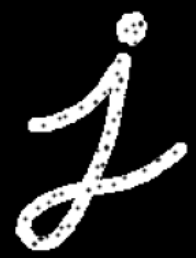
#> input picture image-processing/image.png, 196 x 258 px, found by its file name
$ python closing.py
#> lines starting #> are read from the running program, lines starting #| are printed output that depends on the picture
import cv2 as cv
import matplotlib.pyplot as plt

img = cv.imread('image.png', cv.IMREAD_GRAYSCALE)
#> img is the input picture: shape (258, 196); min 0, max 255, mean 39.3
plt.subplot(1, 2, 1),plt.imshow(img, cmap='gray')
plt.xticks([]), plt.yticks([])
plt.title('Input Image')

kernel = cv.getStructuringElement(cv.MORPH_CROSS,(5,5))
print(kernel)

dilation = cv.dilate(img,kernel,iterations = 1)
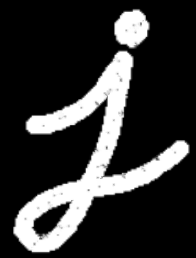
#> dilation: shape (258, 196); min 0, max 255, mean 51.2
closing = cv.erode(dilation,kernel,iterations = 1)
plt.subplot(1, 2, 2),plt.imshow(closing, cmap='gray')
plt.xticks([]), plt.yticks([])
plt.title("output by erosion and dilation")

closing = cv.morphologyEx(img, cv.MORPH_CLOSE, kernel)
plt.subplot(1, 2, 2),plt.imshow(closing, cmap='gray')
plt.xticks([]), plt.yticks([])
plt.title("output by morphologyEX function")
plt.show()
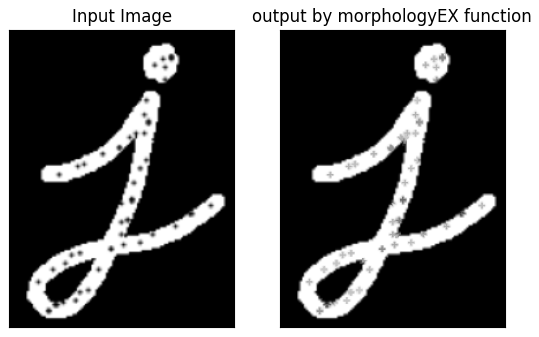
#> figure drawn by matplotlib, 2 panels
